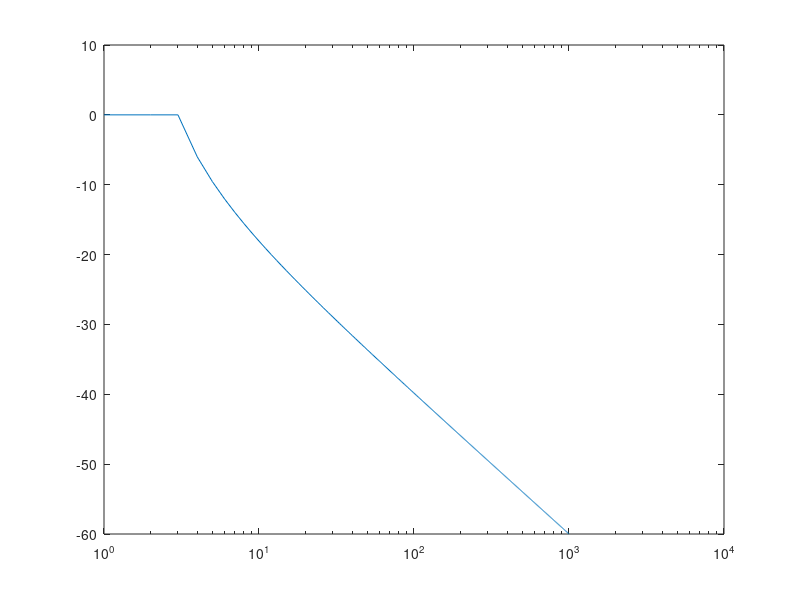

This figure's MATLAB source:
clear all
SET_OUTPUT_SAMPLE_RATE=2000; CORNER_FREQUENCY=1; FMAX=1000;
DB_PER_DECADE=20;
LOWEST_NOISE_F=0.05; UNIQUE_LOWF_NOISE_POINTS=2;
USAMPR=(SET_OUTPUT_SAMPLE_RATE/2)/FMAX;
POINTS_PER_LOOP=UNIQUE_LOWF_NOISE_POINTS*SET_OUTPUT_SAMPLE_RATE/LOWEST_NOISE_F;
%Since the AWG has a 16 bit resolution then so shall the noise
%white_noise=randsrc(1,SET_OUTPUT_SAMPLE_RATE*CYCLES_PER_LOOP,linspace(-1,1,(2^15)-1));
%fvtool(white_noise)

DELTA=10*log10(linspace(CORNER_FREQUENCY,(SET_OUTPUT_SAMPLE_RATE/2),(SET_OUTPUT_SAMPLE_RATE/2)-CORNER_FREQUENCY)/CORNER_FREQUENCY);
Low_Pass_Filter=[ones(1,CORNER_FREQUENCY) power(10,((-DB_PER_DECADE*DELTA)/10)/10)];

h=fftshift(ifft([Low_Pass_Filter fliplr(Low_Pass_Filter)],(SET_OUTPUT_SAMPLE_RATE)));
a=10*log10(abs(fftshift(fft(h,(SET_OUTPUT_SAMPLE_RATE)))));
semilogx(a((length(a)/2):1:end))